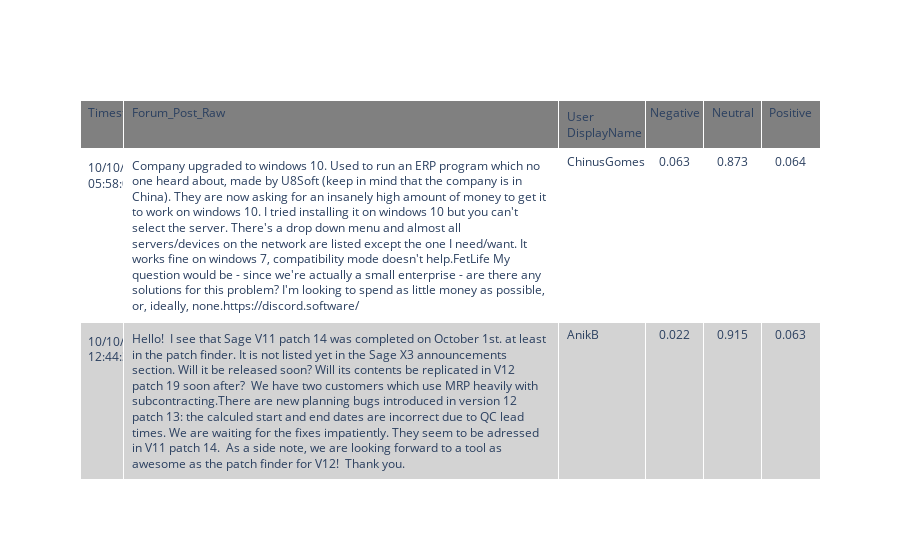

Source (notebook cell):
### Code cell
# fig = go.figure(
#     go.Table(
#         columnwidth = [50,300,60,40,40],
#         header=dict(
#             values=["Timestamp", "Forum_Post_Raw", "User DisplayName", "Negative", "Neutral", "Positive"],
#             font=dict(size=10),
#             align="left"
#         ),
#         # cells=dict(
#         #     values=[tweets[["created_at","text", "screen_name", "neg", "neu", "pos"]]],
#         #     align = "left")
#         cells=dict(values=[df['Post Date'], df.Forum_Post_Raw, df['User DisplayName'], df.neg, df.neu, df.pos],
#                 fill_color = [[rowOddColor,rowEvenColor,rowOddColor, rowEvenColor,rowOddColor]*5],
#                 align=['left', 'left', 'left', 'center', 'center', 'center'])        
#     ),
#     row=1, col=1
# )
# fig.update_layout(
#     height=800,
#     showlegend=False,
#     title_text="Twitter Sentiment for " + GraphTitle,
# )
headerColor = 'grey'
rowEvenColor = 'lightgrey'
rowOddColor = 'white'
alignment = ['left', 'left', 'left', 'center', 'center', 'center']

fig = go.Figure(data=[go.Table(
    columnwidth = [30,300,60,40,40],
    header=dict(values=["Timestamp", "Forum_Post_Raw", "User DisplayName", "Negative", "Neutral", "Positive"],
                fill_color=headerColor,
                align=alignment),
    cells=dict(values=[df['PostDate'].dt.strftime("%m/%d/%y %H:%M:%S"), df.Forum_Post_Raw, df['User DisplayName'], df.neg, df.neu, df.pos],
               fill_color = [[rowOddColor,rowEvenColor,rowOddColor, rowEvenColor,rowOddColor]*df.shape[0]],
               align=alignment))
])

fig.show()

### Figure 1 — Plotly figure (JSON) as saved in the notebook; plotly's stock layout.template omitted (floating-point values rounded to 4 significant figures; data arrays with more than 128 entries replaced by an {"elided": "..."} marker saying what was removed)
{"data": [{"cells": {"align": ["left", "left", "left", "center", "center", "center"], "fill": {"color": {"elided": "1x5430 str values"}}, "values": {"elided": "6x1086 mixed values"}}, "columnwidth": [30, 300, 60, 40, 40], "header": {"align": ["left", "left", "left", "center", "center", "center"], "fill": {"color": "grey"}, "values": ["Timestamp", "Forum_Post_Raw", "User DisplayName", "Negative", "Neutral", "Positive"]}, "type": "table"}], "layout": {}}
